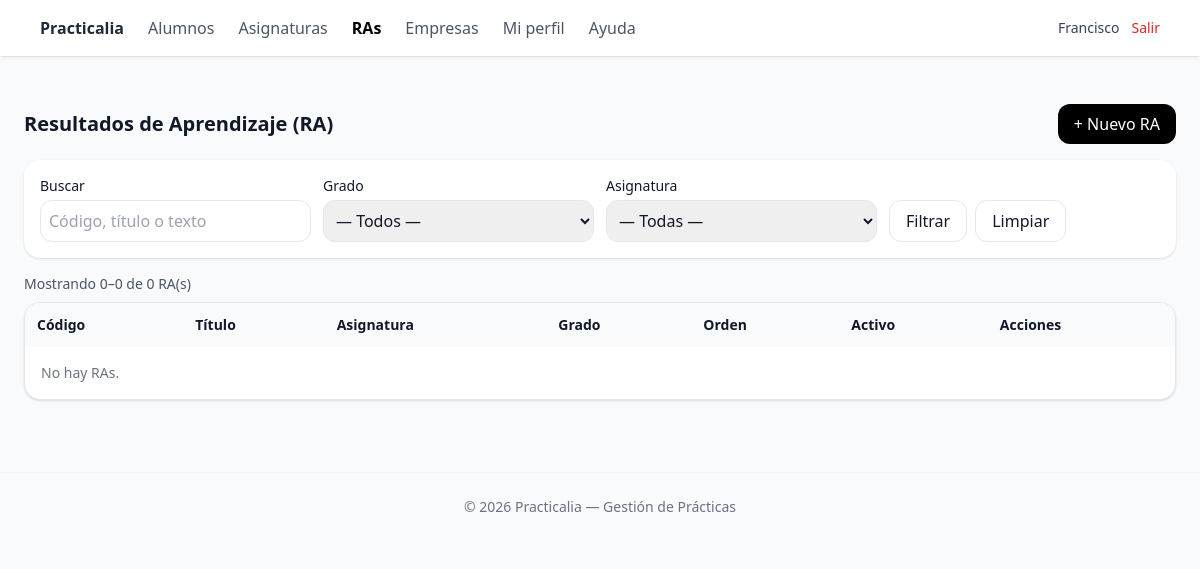
Page /public/ras/index.php (signed in) on the earlier database version.
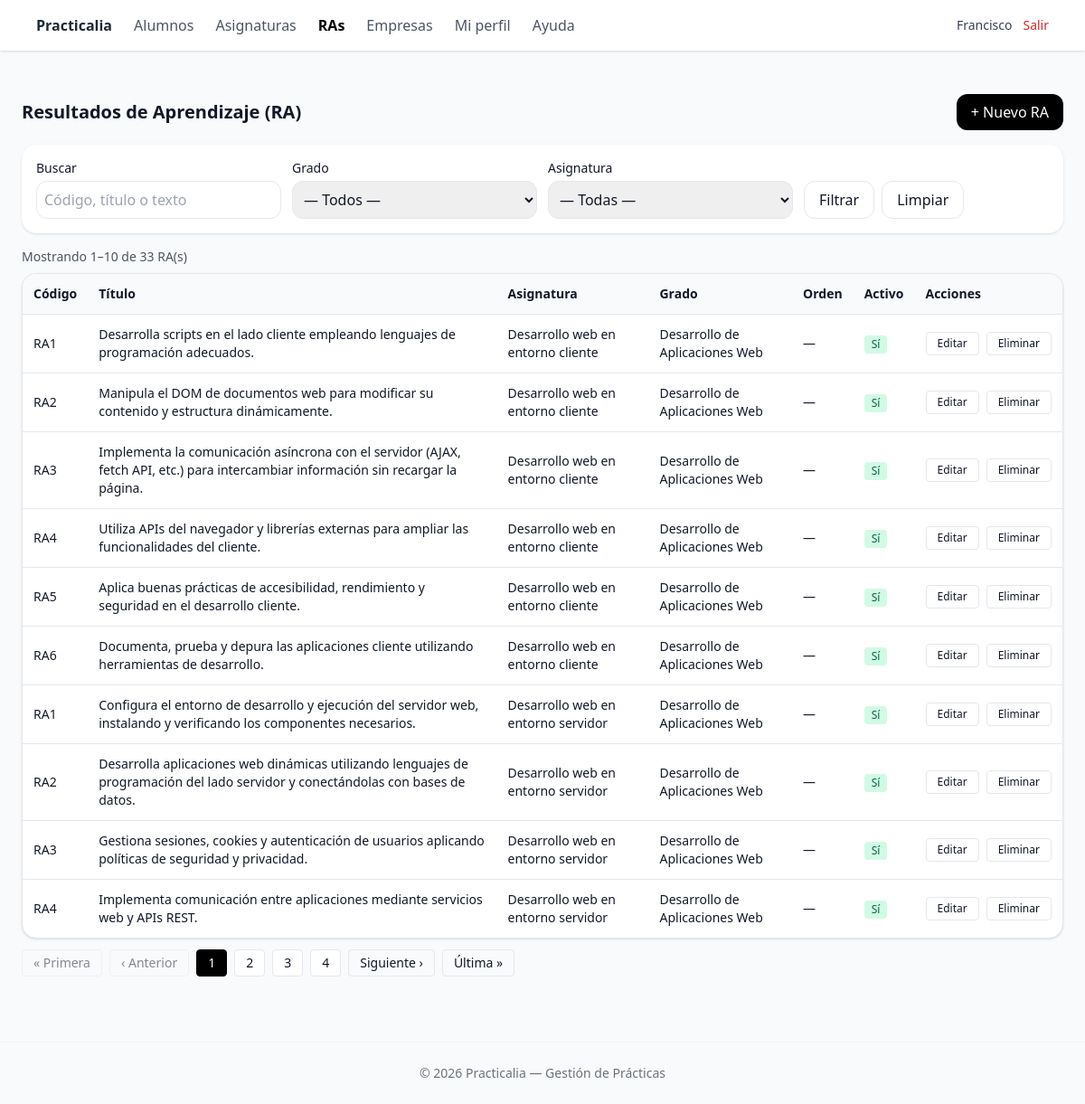
Same page on the later database version.
### tables this page shows
CREATE TABLE `asignatura_ras` (
  `id` int(10) UNSIGNED NOT NULL,
  `asignatura_id` int(10) UNSIGNED NOT NULL,
  `codigo` varchar(20) NOT NULL,
  `titulo` varchar(255) NOT NULL,
  `descripcion` text DEFAULT NULL,
  `orden` smallint(5) UNSIGNED DEFAULT NULL,
  `activo` tinyint(1) NOT NULL DEFAULT 1,
  `created_at` datetime NOT NULL DEFAULT current_timestamp(),
  `updated_at` datetime NOT NULL DEFAULT current_timestamp() ON UPDATE current_timestamp(),
  `deleted_at` datetime DEFAULT NULL
);

CREATE TABLE `asignaturas` (
  `id` int(10) UNSIGNED NOT NULL,
  `curso_id` int(10) UNSIGNED NOT NULL,
  `nombre` varchar(150) NOT NULL,
  `codigo` varchar(30) DEFAULT NULL,
  `ects` decimal(4,1) DEFAULT NULL,
  `horas` smallint(5) UNSIGNED DEFAULT NULL,
  `semestre` tinyint(3) UNSIGNED DEFAULT NULL,
  `descripcion` text DEFAULT NULL,
  `activo` tinyint(1) NOT NULL DEFAULT 1,
  `created_at` datetime NOT NULL DEFAULT current_timestamp(),
  `updated_at` datetime NOT NULL DEFAULT current_timestamp() ON UPDATE current_timestamp(),
  `deleted_at` datetime DEFAULT NULL
);

CREATE TABLE `cursos` (
  `id` int(10) UNSIGNED NOT NULL,
  `nombre` varchar(150) NOT NULL,
  `codigo` varchar(50) DEFAULT NULL,
  `anyo` smallint(6) DEFAULT NULL,
  `activo` tinyint(1) NOT NULL DEFAULT 1,
  `created_at` timestamp NOT NULL DEFAULT current_timestamp(),
  `updated_at` timestamp NOT NULL DEFAULT current_timestamp() ON UPDATE current_timestamp()
);

### lib/auth.php (called while the page is built, shortened)
<?php
function current_user(): ?array
{
    return $_SESSION['user'] ?? null;
}
function require_role(string $codigoRol): bool
{
    $user = current_user();
    return in_array($codigoRol, $user['roles_codigos'] ?? [], true);
}

### public/ras/index.php (the view, shortened to what the changed rows need)
<?php
require_once __DIR__ . '/../../lib/auth.php';
$user = current_user();
$isAdmin = require_role('admin');
$profId = (int) ($user['id'] ?? 0);
function h(?string $s): string
{
  return htmlspecialchars((string) $s, ENT_QUOTES, 'UTF-8');
}
function urlWith(array $merge): string
{
  $cur = $_GET;
  foreach ($merge as $k => $v) {
    if ($v === null)
      unset($cur[$k]);
    else
      $cur[$k] = $v;
  }
  $q = http_build_query($cur);
  return $q ? ('?' . $q) : './index.php';
}
$page = max(1, (int) ($_GET['page'] ?? 1));
$perPage = 10;
$params = [];
$joins = "JOIN asignaturas a ON a.id = ra.asignatura_id
           JOIN cursos c ON c.id = a.curso_id";
$where = ["ra.deleted_at IS NULL", "a.deleted_at IS NULL"];
if (!$isAdmin) {
  $joins .= " JOIN cursos_profesores cp ON cp.curso_id = c.id AND cp.profesor_id = :pid";
  $params[':pid'] = $profId;
}
$whereSql = $where ? ('WHERE ' . implode(' AND ', $where)) : '';
$sqlCount = "SELECT COUNT(DISTINCT ra.id)
             FROM asignatura_ras ra
             $joins
             $whereSql";
$st = $pdo->prepare($sqlCount);
$st->execute($params);
$total = (int) $st->fetchColumn();
$perPage = max(1, (int) $perPage);
$totalPages = max(1, (int) ceil($total / $perPage));
$page = min(max(1, (int) $page), $totalPages);
$offset = ($page - 1) * $perPage;
$sqlRows = "SELECT ra.id, ra.codigo, ra.titulo, ra.orden, ra.activo,
                   a.id AS asig_id, a.nombre AS asig_nombre,
                   c.id AS curso_id, c.nombre AS curso_nombre
            FROM asignatura_ras ra
            $joins
            $whereSql
            GROUP BY ra.id, ra.codigo, ra.titulo, ra.orden, ra.activo, a.id, a.nombre, c.id, c.nombre
            ORDER BY c.nombre ASC, a.nombre ASC,
                     (ra.orden IS NULL) ASC, ra.orden ASC, ra.codigo ASC
            LIMIT :limit OFFSET :offset";
$st = $pdo->prepare($sqlRows);
foreach ($params as $k => $v) {
  $st->bindValue($k, $v, is_int($v) ? PDO::PARAM_INT : PDO::PARAM_STR);
}
$st->bindValue(':limit', $perPage, PDO::PARAM_INT);
$st->bindValue(':offset', $offset, PDO::PARAM_INT);
$st->execute();
$rows = $st->fetchAll(PDO::FETCH_ASSOC);
$from = ($total === 0) ? 0 : ($offset + 1);
$to = min($offset + $perPage, $total);
$window = 2;
$pagesToShow = [];
$pagesToShow[] = 1;
for ($i = $page - $window; $i <= $page + $window; $i++) {
  if ($i > 1 && $i < $totalPages)
    $pagesToShow[] = $i;
}
if ($totalPages > 1)
  $pagesToShow[] = $totalPages;
$pagesToShow = array_values(array_unique(array_filter($pagesToShow, fn($p) => $p >= 1 && $p <= $totalPages)));
sort($pagesToShow);
function renderPageLink(int $p, int $cur): string
{
  $isCur = ($p === $cur);
  $cls = 'px-3 py-1 rounded border text-sm ' . ($isCur ? 'bg-black text-white border-black' : 'bg-white');
  return '<a class="' . $cls . '" href="' . h(urlWith(['page' => $p])) . '">' . $p . '</a>';
}
require_once __DIR__ . '/../partials/_header.php';
?>
<div class="flex items-center justify-between mb-4">
  <h1 class="text-xl font-semibold">Resultados de Aprendizaje (RA)</h1>
</div>
<div class="mb-2 text-sm text-gray-600">
  Mostrando <span class="font-medium"><?= (int) $from ?></span>–<span class="font-medium"><?= (int) $to ?></span> de
  <span class="font-medium"><?= (int) $total ?></span> RA(s)
</div>
<div class="overflow-x-auto bg-white rounded-2xl shadow border">
  <table class="min-w-full text-sm">
    <thead class="bg-gray-50">
      <tr>
        <th class="text-left p-3">Código</th>
        <th class="text-left p-3">Título</th>
        <th class="text-left p-3">Asignatura</th>
        <th class="text-left p-3">Grado</th>
        <th class="text-left p-3">Orden</th>
        <th class="text-left p-3">Activo</th>
        <th class="text-left p-3">Acciones</th>
      </tr>
    </thead>
    <tbody>
      <?php if (!$rows): ?>
        <tr>
          <td colspan="7" class="p-4 text-gray-500">No hay RAs.</td>
        </tr>
      <?php else:
        foreach ($rows as $r): ?>
          <tr class="border-t">
            <td class="p-3 font-medium"><?= h($r['codigo']) ?></td>
            <td class="p-3"><?= h($r['titulo']) ?></td>
            <td class="p-3"><?= h($r['asig_nombre']) ?></td>
            <td class="p-3"><?= h($r['curso_nombre']) ?></td>
            <td class="p-3"><?= h($r['orden'] !== null ? (string) $r['orden'] : '—') ?></td>
            <td class="p-3">
              <?php if ((int) $r['activo'] === 1): ?>
                <span class="inline-block text-xs px-2 py-0.5 rounded bg-emerald-100 text-emerald-800">Sí</span>
              <?php else: ?>
                <span class="inline-block text-xs px-2 py-0.5 rounded bg-gray-100 text-gray-700">No</span>
              <?php endif; ?>
            </td>
            <td class="p-3">
              <div class="flex gap-2">
                <a class="px-3 py-1 rounded border text-xs" href="./edit.php?id=<?= (int) $r['id'] ?>">Editar</a>
                <form method="post" action="./delete.php" onsubmit="return confirm('¿Eliminar este RA?');">
                  <button class="px-3 py-1 rounded border text-xs" type="submit">Eliminar</button>
                </form>
              </div>
            </td>
          </tr>
        <?php endforeach; endif; ?>
    </tbody>
  </table>
</div>
<?php if ($totalPages > 1): ?>
  <nav class="flex items-center gap-2 mt-3" aria-label="Paginación">
    <a class="px-3 py-1 rounded border text-sm <?= $page === 1 ? 'pointer-events-none opacity-50' : '' ?>"
      href="<?= h(urlWith(['page' => 1])) ?>">« Primera</a>
    <a class="px-3 py-1 rounded border text-sm <?= $page === 1 ? 'pointer-events-none opacity-50' : '' ?>"
      href="<?= h(urlWith(['page' => max(1, $page - 1)])) ?>">‹ Anterior</a>
    <?php
    foreach ($pagesToShow as $p):
      echo renderPageLink($p, $page);
    endforeach;
    ?>
    <a class="px-3 py-1 rounded border text-sm <?= $page === $totalPages ? 'pointer-events-none opacity-50' : '' ?>"
      href="<?= h(urlWith(['page' => min($totalPages, $page + 1)])) ?>">Siguiente ›</a>
    <a class="px-3 py-1 rounded border text-sm <?= $page === $totalPages ? 'pointer-events-none opacity-50' : '' ?>"
      href="<?= h(urlWith(['page' => $totalPages])) ?>">Última »</a>
  </nav>
<?php endif; ?>
</main>
<?php require_once __DIR__ . '/../partials/_footer.php'; ?>

Differences in the rows shown:
added asignatura_ras: codigo "RA1", titulo "Desarrolla scripts en el lado cliente empleando lenguajes de programación adecuados.", asignatura.nombre "Desarrollo web en entorno cliente", cursos.nombre "Desarrollo de Aplicaciones Web", orden "—", activo "Sí"
added asignatura_ras: codigo "RA2", titulo "Manipula el DOM de documentos web para modificar su contenido y estructura dinámicamente.", asignatura.nombre "Desarrollo web en entorno cliente", cursos.nombre "Desarrollo de Aplicaciones Web", orden "—", activo "Sí"
added asignatura_ras: codigo "RA3", titulo "Implementa la comunicación asíncrona con el servidor (AJAX, fetch API, etc.) para intercambiar información sin recargar la página.", asignatura.nombre "Desarrollo web en entorno cliente", cursos.nombre "Desarrollo de Aplicaciones Web", orden "—", activo "Sí"
added asignatura_ras: codigo "RA4", titulo "Utiliza APIs del navegador y librerías externas para ampliar las funcionalidades del cliente.", asignatura.nombre "Desarrollo web en entorno cliente", cursos.nombre "Desarrollo de Aplicaciones Web", orden "—", activo "Sí"
added asignatura_ras: codigo "RA5", titulo "Aplica buenas prácticas de accesibilidad, rendimiento y seguridad en el desarrollo cliente.", asignatura.nombre "Desarrollo web en entorno cliente", cursos.nombre "Desarrollo de Aplicaciones Web", orden "—", activo "Sí"
added asignatura_ras: codigo "RA6", titulo "Documenta, prueba y depura las aplicaciones cliente utilizando herramientas de desarrollo.", asignatura.nombre "Desarrollo web en entorno cliente", cursos.nombre "Desarrollo de Aplicaciones Web", orden "—", activo "Sí"
added asignatura_ras: codigo "RA1", titulo "Configura el entorno de desarrollo y ejecución del servidor web, instalando y verificando los componentes necesarios.", asignatura.nombre "Desarrollo web en entorno servidor", cursos.nombre "Desarrollo de Aplicaciones Web", orden "—", activo "Sí"
added asignatura_ras: codigo "RA2", titulo "Desarrolla aplicaciones web dinámicas utilizando lenguajes de programación del lado servidor y conectándolas con bases de datos.", asignatura.nombre "Desarrollo web en entorno servidor", cursos.nombre "Desarrollo de Aplicaciones Web", orden "—", activo "Sí"
added asignatura_ras: codigo "RA3", titulo "Gestiona sesiones, cookies y autenticación de usuarios aplicando políticas de seguridad y privacidad.", asignatura.nombre "Desarrollo web en entorno servidor", cursos.nombre "Desarrollo de Aplicaciones Web", orden "—", activo "Sí"
added asignatura_ras: codigo "RA4", titulo "Implementa comunicación entre aplicaciones mediante servicios web y APIs REST.", asignatura.nombre "Desarrollo web en entorno servidor", cursos.nombre "Desarrollo de Aplicaciones Web", orden "—", activo "Sí"
Other differences:
$from: "0" → "1"
$to: "0" → "10"
$total: "0" → "33"
text no longer shown: "No hay RAs."
text now shown: "« Primera ‹ Anterior Siguiente › Última »"
new list line: "1"
new list line: "2"
new list line: "3"
new list line: "4"
